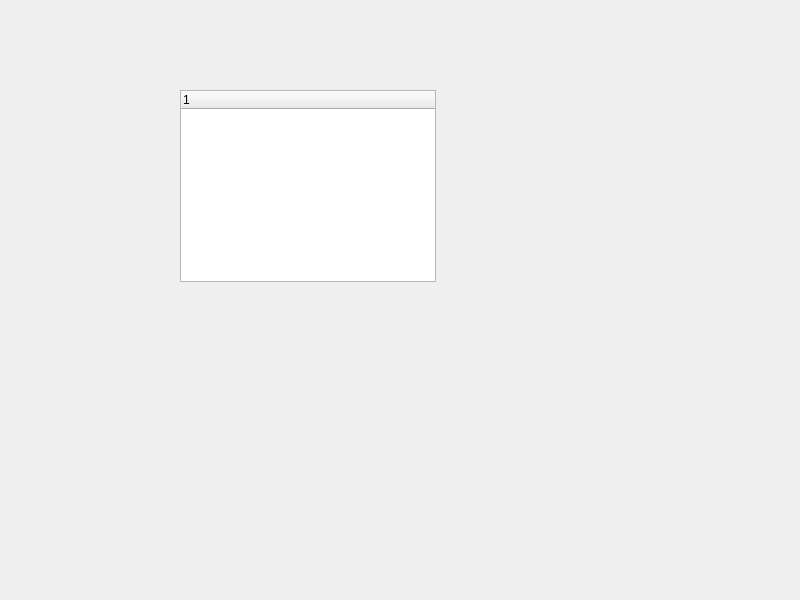
<?xml version="1.0" encoding="UTF-8"?>
<ui version="4.0">
 <class>CheckableTreeWidget</class>
 <widget class="QWidget" name="CheckableTreeWidget">
  <property name="geometry">
   <rect>
    <x>0</x>
    <y>0</y>
    <width>800</width>
    <height>600</height>
   </rect>
  </property>
  <property name="windowTitle">
   <string>CheckableTreeWidget</string>
  </property>
  <widget class="QTreeWidget" name="treeWidget">
   <property name="geometry">
    <rect>
     <x>180</x>
     <y>90</y>
     <width>256</width>
     <height>192</height>
    </rect>
   </property>
   <column>
    <property name="text">
     <string notr="true">1</string>
    </property>
   </column>
  </widget>
 </widget>
 <resources/>
 <connections/>
</ui>
